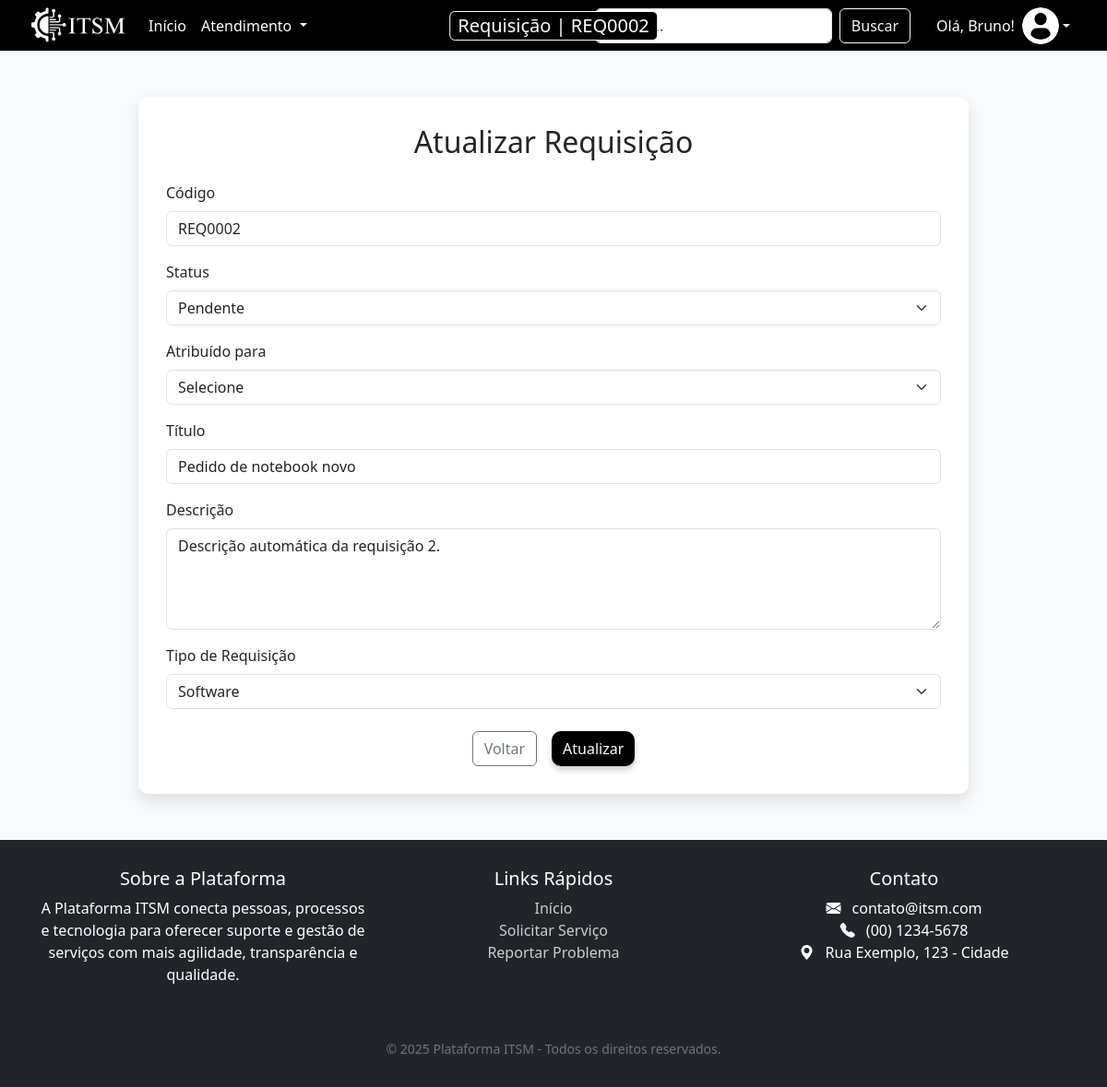
/formulario/form_requisicao.php?codigo=REQ0002 (signed in), run on the app's committed database.
### tables this page shows
CREATE TABLE `requisicoes` (
  `id` int(11) NOT NULL,
  `codigo` varchar(10) DEFAULT NULL,
  `titulo` varchar(150) NOT NULL,
  `descricao` text DEFAULT NULL,
  `tipo` varchar(30) NOT NULL,
  `status` int(11) NOT NULL,
  `criado_por` int(11) DEFAULT NULL,
  `criado_em` timestamp NOT NULL DEFAULT current_timestamp(),
  `atribuido_para` int(11) DEFAULT NULL
);

### formulario/form_requisicao.php (the view, shortened to what this page needs)
<?php
include("conexao_banco_form.php");
$codigo = @$_GET['codigo'];
$requisicao = [
    'titulo' => '',
    'descricao' => '',
    'status' => '',
    'prioridade' => '',
    'tipo' => '',
    'criado_por' => ''
];
if (!empty($codigo)) {
    $sql = "SELECT * FROM requisicoes WHERE codigo='$codigo'";
    $resultado = $con->query($sql);
    if ($resultado && $resultado->num_rows > 0) {
        $requisicao = mysqli_fetch_assoc($resultado);
    }
}
$isReadOnly = (in_array($requisicao['status'], [7, 8, 4]) && $_SESSION["usuario_funcao"] != "Administrador") || ($_SESSION["usuario_funcao"] == "Solicitante" && !empty($codigo));
?>
<!DOCTYPE html>
<html lang="pt-br">
<head>
    <link href="https://cdn.jsdelivr.net/npm/bootstrap@5.3.3/dist/css/bootstrap.min.css" rel="stylesheet">
    <link href="https://cdn.jsdelivr.net/npm/bootstrap-icons@1.10.5/font/bootstrap-icons.css" rel="stylesheet">
</head>
<body>
<nav class="navbar navbar-expand-lg">
  <div class="container-fluid ps-3">
    <a class="navbar-brand" href="/ITSM/home/index.php">
      <img src="/ITSM/imagens/ITSM-LOGO-HORIZONTAL.png" alt="Logo">
    </a>
    <div class="navbar-title bg-black text-white px-2 py-0 rounded custom-border">
        <?php echo $codigo ? "Requisição | " . htmlspecialchars($codigo) : "Requisição"; ?>
    </div>
    <div class="collapse navbar-collapse" id="navbarNav">
      <ul class="navbar-nav me-auto mb-2 mb-lg-0">
        <li class="nav-item">
          <a class="nav-link active" aria-current="page" href="/ITSM/home/index.php">Início</a>
        </li>
        <?php if($_SESSION["usuario_funcao"] == "Atendente" || $_SESSION["usuario_funcao"] == "Administrador"): ?>
          <li class="nav-item dropdown">
            <a class="nav-link dropdown-toggle" href="#" id="navbarDropdown" role="button" data-bs-toggle="dropdown" aria-expanded="false">
              Atendimento
            </a>
          </li>
        <?php endif; ?>
      </ul>
      <form class="d-flex me-3" role="search" method="GET" action="/ITSM/lista/solicitacoes_geral.php">
        <input class="form-control me-2" type="search" placeholder="Buscar..." aria-label="Search" name="pesquisa" required>
        <button class="btn btn-outline-light" type="submit">Buscar</button>
      </form>
      <div class="dropdown">
        <button class="btn dropdown-toggle d-flex align-items-center border-0 bg-transparent text-white" id="userDropdown" type="button" data-bs-toggle="dropdown" aria-expanded="false">
          <span class="me-2">Olá,
            <?php
              $primeiro_nome = explode(' ', $_SESSION['usuario_nome']);
              echo htmlspecialchars($primeiro_nome[0]);
            ?>!
          </span>
          <img src="/ITSM/imagens/foto_perfil.png" class="user-photo">
        </button>
      </div>
    </div>
  </div>
</nav>
<div class="form-container">
    <h2 class="text-center mb-4"><?php echo $codigo ? 'Atualizar Requisição' : 'Nova Requisição'; ?></h2>
    <form id="formRequisicao" method="POST" action="<?php echo $codigo ? '/ITSM/formulario/atualiza_registro.php' : '/ITSM/formulario/cria_registro.php'; ?>">
        <?php if ($codigo): ?>
            <div class="mb-3">
                <label class="form-label">Código</label>
                <input type="text" class="form-control" value="<?php echo htmlspecialchars($codigo); ?>" readonly>
            </div>
            <div class="mb-3">
              <label class="form-label">Status</label>
              <select class="form-select" name="status" id="status" required <?= $isReadOnly ? 'disabled' : '' ?>>
                  <option value="5" <?= $requisicao['status'] == 5 ? 'selected' : ''; ?>>Pendente</option>
              </select>
            </div>
            <?php if ($_SESSION["usuario_funcao"] == "Atendente" || $_SESSION["usuario_funcao"] == "Administrador"): ?>
              <div class="mb-3">
                <label class="form-label">Atribuído para</label>
                <select class="form-select" name="atribuido_para" id="atribuido_para" <?= $isReadOnly ? 'disabled' : '' ?>>
                  <option value="">Selecione</option>
                </select>
              </div>
            <?php endif; ?>
        <?php endif; ?>
        <div class="mb-3">
            <label class="form-label">Título</label>
            <input type="text" class="form-control" name="titulo" id="titulo" required placeholder="Digite o título da requisição..." value="<?php echo htmlspecialchars($requisicao['titulo']); ?>" <?= $isReadOnly ? 'readonly' : '' ?>>
        </div>
        <div class="mb-3">
            <label class="form-label">Descrição</label>
            <textarea class="form-control" name="descricao" id="descricao" rows="4" required placeholder="Descreva a solicitação..." <?= $isReadOnly ? 'readonly' : '' ?>><?php echo htmlspecialchars($requisicao['descricao']); ?></textarea>
        </div>
        <div class="mb-3">
          <label class="form-label">Tipo de Requisição</label>
          <select class="form-select" name="tipo_requisicao" id="tipo_requisicao" required <?= $isReadOnly ? 'disabled' : '' ?>>
            <option value="Software" <?= $requisicao['tipo'] == 'Software' ? 'selected' : ''; ?>>Software</option>
          </select>
        </div>
        <div class="d-flex justify-content-center flex-wrap gap-3 mt-4">
            <div class="d-flex gap-3">
              <?php
                $statusAtual = (int)$requisicao['status'];
              ?>
                  <button type="button" class="btn btn-outline-secondary" onclick="history.back();">Voltar</button>
                  <?php if (
                      (!in_array($statusAtual, [7, 8, 4]) && $_SESSION['usuario_funcao'] != 'Solicitante')
                      || $_SESSION['usuario_funcao'] == 'Administrador'
                      || empty($codigo)
                  ): ?>
                    <button type="submit" class="btn btn-dark" name="acao" value="atualizar"><?php echo $codigo ? 'Atualizar' : 'Criar'; ?></button>
                  <?php endif; ?>
            </div>
        </div>
    </form>
</div>
<footer>
  <div class="container">
    <div class="row text-center">
      <div class="col-md-4 mb-4">
        <h5>Sobre a Plataforma</h5>
        <p>A Plataforma ITSM conecta pessoas, processos e tecnologia para oferecer suporte e gestão de serviços com mais agilidade, transparência e qualidade.</p>
      </div>
      <div class="col-md-4 mb-4">
        <h5>Links Rápidos</h5>
        <ul class="list-unstyled">
          <li><a href="/ITSM/home/index.php">Início</a></li>
          <li><a href="/ITSM/formulario/form_requisicao.php">Solicitar Serviço</a></li>
          <li><a href="/ITSM/formulario/form_incidente.php">Reportar Problema</a></li>
        </ul>
      </div>
      <div class="col-md-4 mb-4">
        <h5>Contato</h5>
        <ul class="list-unstyled">
          <li><i class="bi bi-envelope-fill me-2"></i> contato@itsm.com</li>
          <li><i class="bi bi-telephone-fill me-2"></i> (00) 1234-5678</li>
          <li><i class="bi bi-geo-alt-fill me-2"></i> Rua Exemplo, 123 - Cidade</li>
        </ul>
      </div>
    </div>
    <div class="text-center pt-3">
      <small class="text-secondary">&copy; 2025 Plataforma ITSM - Todos os direitos reservados.</small>
    </div>
  </div>
</footer>
</body>
</html>

### formulario/form_requisicao.php (style rules this page uses)
html, body { height: 100%; display: flex; flex-direction: column; margin: 0; padding: 0; }
body { background-color: #f8f9fa; }
.form-container { width: 100%; max-width: 900px; margin: 50px auto; padding: 30px; background: white; border-radius: 10px; box-shadow: 0 8px 16px rgba(0,0,0,0.1); }
.navbar { background-color: black; position: relative; height: 60px; padding: 0 1rem; }
.navbar-brand img { height: 45px; width: auto; }
.navbar-title { position: absolute; left: 50%; top: 50%; transform: translate(-50%, -50%); font-size: 20px; font-weight: 500; padding: 2px 8px; border-radius: 8px; white-space: nowrap; }
.custom-border { border: 1px solid white; }
.navbar-nav .nav-link { color: white; font-weight: 500; }
.navbar-nav .nav-link.active { color: white; }
.user-photo { width: 40px; height: 40px; border-radius: 50%; object-fit: cover; }
.btn-dark { background-color: black; border: none; border-radius: 10px; box-shadow: 0 4px 6px rgba(0,0,0,0.2); transition: all 0.3s ease; }
footer { background-color: #212529; color: white; padding: 30px 0; margin-top: auto; }
footer a { color: #ccc; text-decoration: none; }

### data on the page
requisicoes: status "Pendente", titulo "Pedido de notebook novo", descricao "Descrição automática da requisição 2.", tipo_requisicao "Software"

### other printed values
$codigo "REQ0002"
$primeiro_nome[0] "Bruno"
